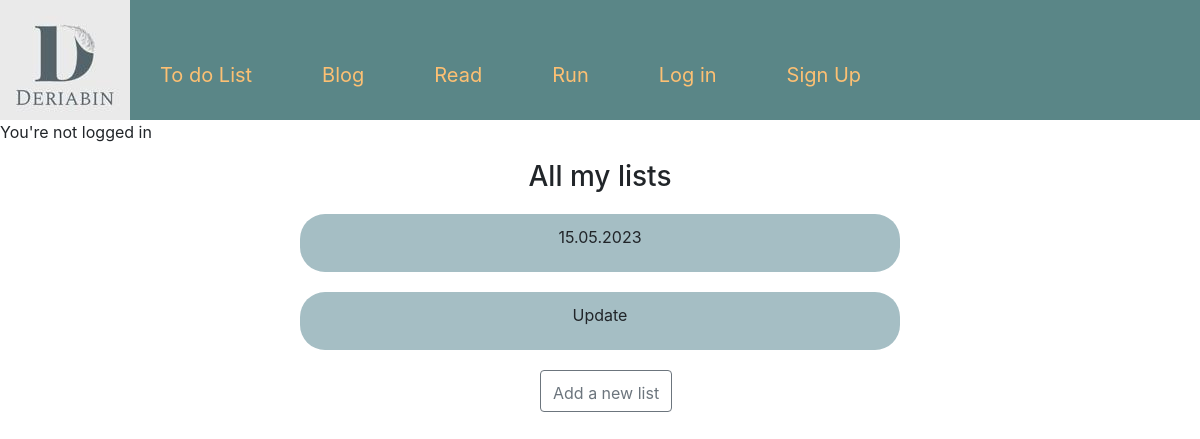
Page /to-do on the earlier database version.
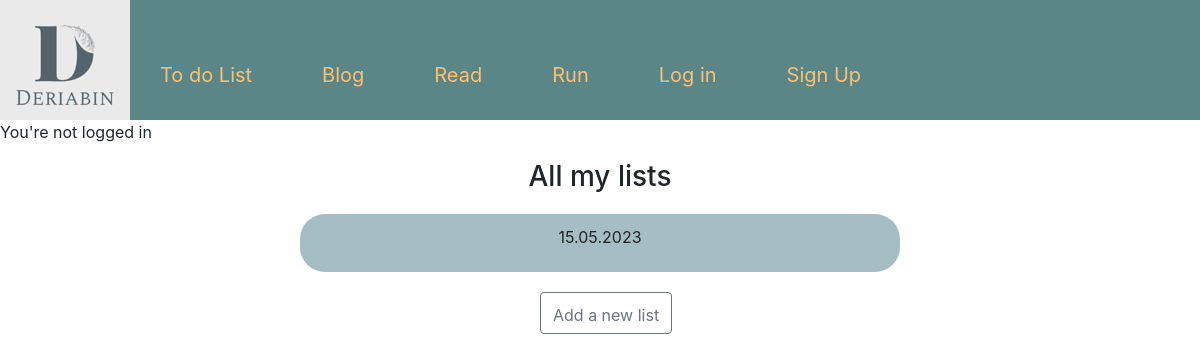
Same page on the later database version.
### todo_app/models.py (models this page shows, shortened)
class ToDoList(models.Model):
    title = models.CharField(max_length=100, unique=True)

### todo_app/views.py (the view)
# urls.py: path("to-do", views.ListListView.as_view(), name="index"),
class ListListView(ListView):
    model = ToDoList
    template_name = "todo_app/main_todo.html"

### templates/todo_app/main_todo.html (shortened to what this page needs)
{% extends "base.html" %}
{% block content %}
{% if object_list %}
<h3>All my lists</h3>
{% endif %}
    {% for todolist in object_list %}
        <div
            class="button"
            role="button"
            onclick="location.href='{% url "list" todolist.id %}'">
            <p class="btn"> {{ todolist.title }} </p>
        </div>
    {% empty %}
    <h4>You have no lists!</h4>
    {% endfor %}
    <div class="b">
    <button
        type="button" class="btn btn-outline-secondary"
        onclick="location.href='{% url "list-add" %}'"/>
    Add a new list
    </div>
{% endblock %}

Differences in the rows shown:
removed ToDoList: title "Update"
